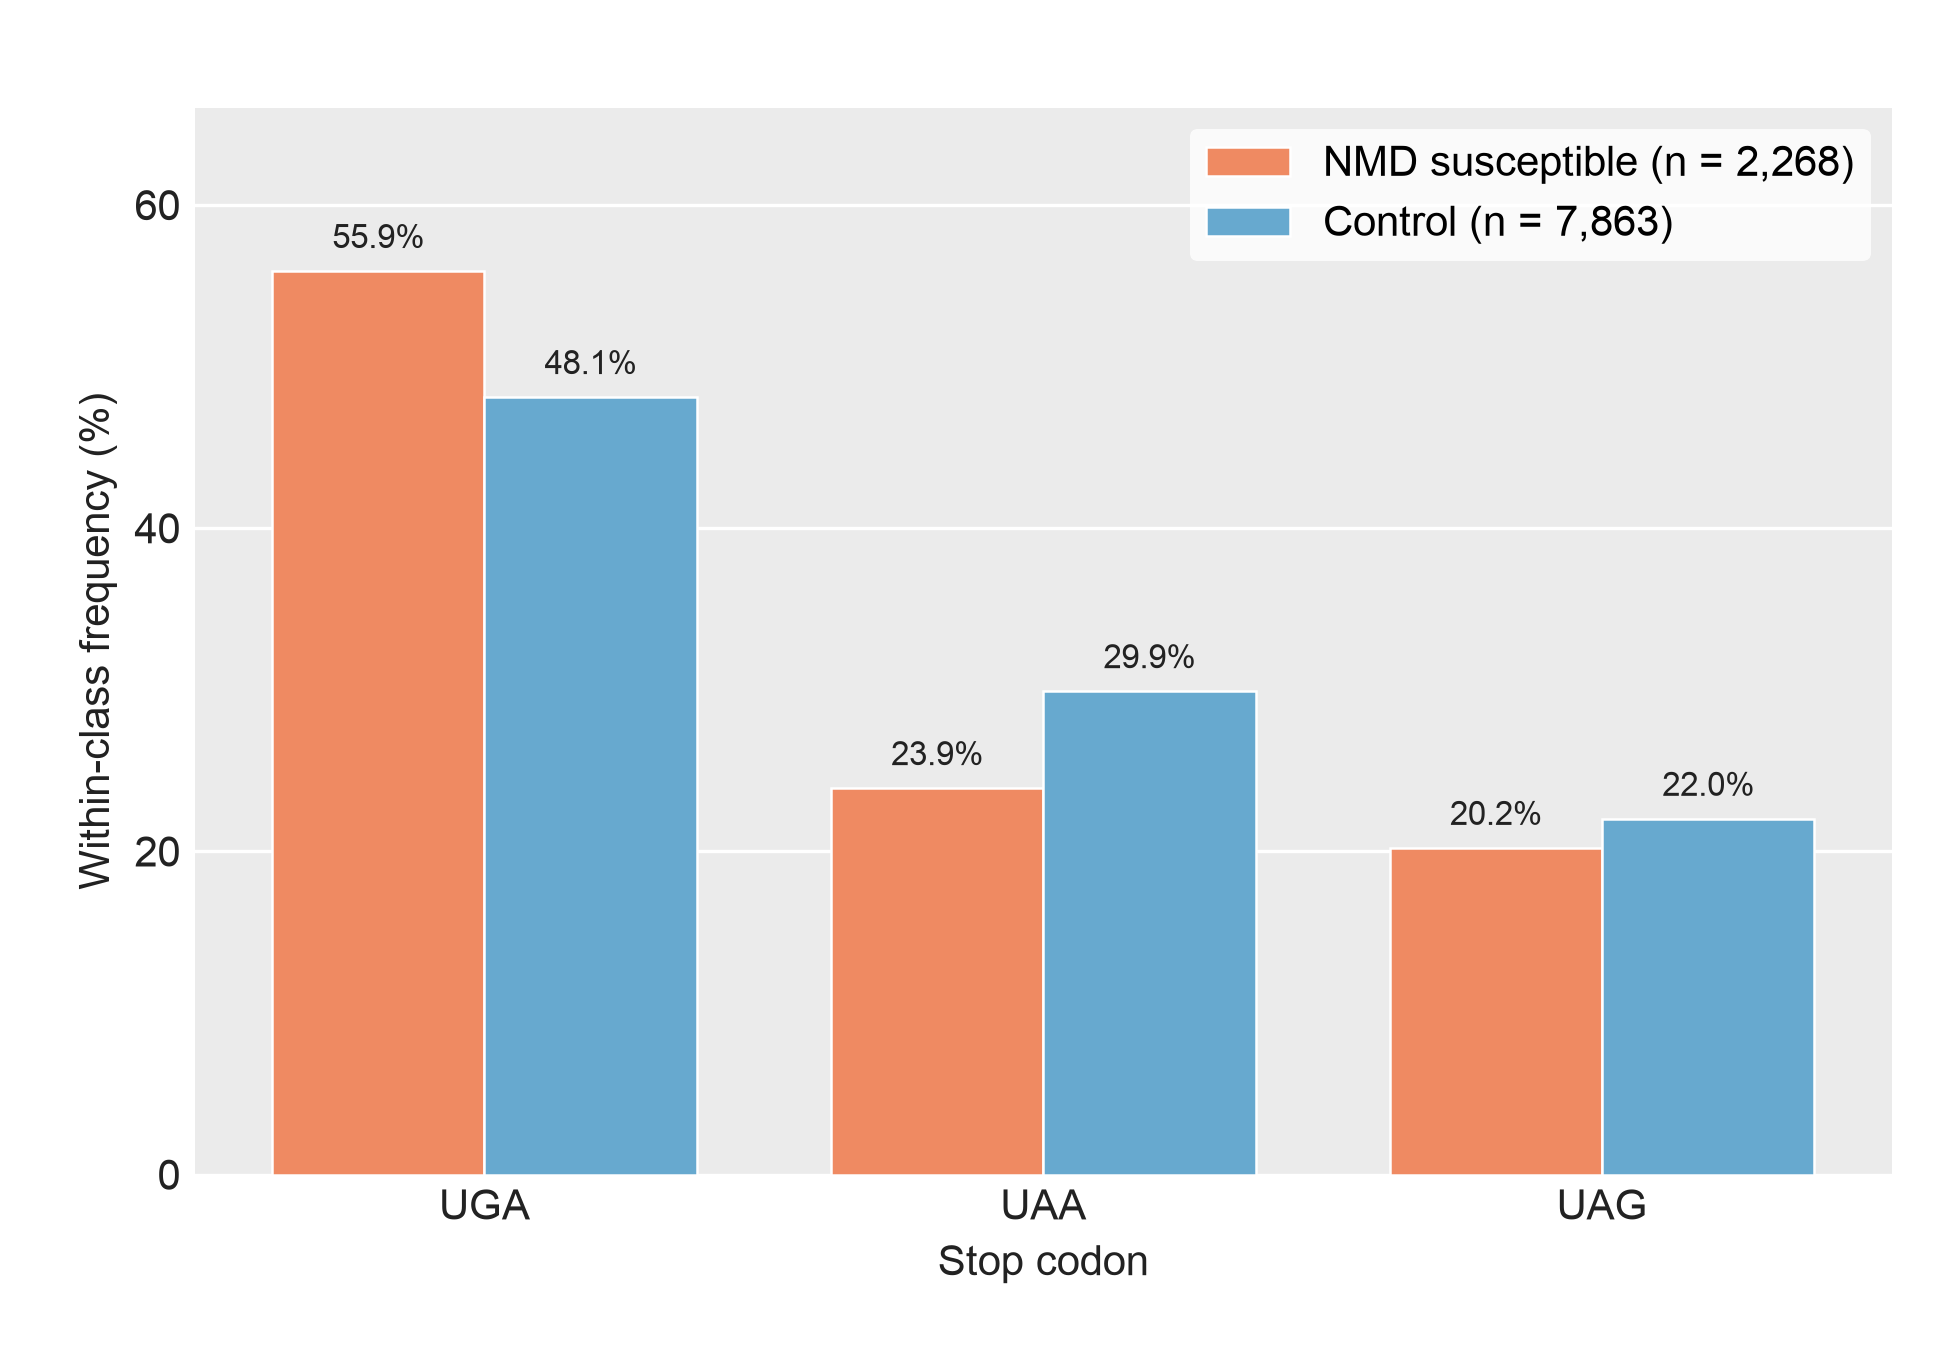

Generate this figure with Python:
"""
SF37 — Stop codon usage in NMD susceptible vs non-NMD isoforms.

Native render (replaces the earlier legacy-PNG placeholder that showed DNA-form
labels TGA/TAA/TAG and pre-bug-fix frequencies). Within-class frequency of the
three canonical stop codons (UGA / UAA / UAG) at the main (rank-0) ORF of each
transcript in the deep-learning model's held-out test set.

Data: NMD_orf_model_v5_4ct/results_4ct/stop_codon_freq_by_class_sf37.tsv — the
canonical per-class frequencies from the `fig4a-stop-codon-freq` chunk of
orf_model_report_v5.Rmd (rank-0 ORF stop codon from selected_orfs.tsv joined to
test-set predictions; post-2026-04-30 stop-codon column bug fix). n = 2,268 NMD
susceptible + 7,863 Control = 10,131 test transcripts.
"""
import sys
from pathlib import Path

import matplotlib.pyplot as plt
import numpy as np
import pandas as pd

HERE = Path(__file__).resolve()
LIB = HERE.parents[2] / "lib"
sys.path.insert(0, str(LIB))

from ggplot_style import (
    apply_ggplot_rcparams,
    style_axes_ggplot,
    docx_body_fs,
    render_and_validate,
    NMD_COLOR,
    CONTROL_COLOR,
    TITLE_C,
)
apply_ggplot_rcparams()

NATIVE_W = 6.5
BODY_FS = docx_body_fs(NATIVE_W)

DATA = Path("/Users/petecastaldi/claude_projects/NMD_orf_model_v5_4ct/"
            "results_4ct/stop_codon_freq_by_class_sf37.tsv")

CODON_ORDER = ["UGA", "UAA", "UAG"]


def main():
    df = pd.read_csv(DATA, sep="\t")

    def pcts(cls):
        s = df[df["class"] == cls].set_index("stop_codon")["pct"]
        return np.array([float(s[c]) for c in CODON_ORDER])

    nmd, ctrl = pcts("NMD"), pcts("Control")
    n_nmd = int(df.loc[df["class"] == "NMD", "class_total"].iloc[0])
    n_ctrl = int(df.loc[df["class"] == "Control", "class_total"].iloc[0])

    x = np.arange(len(CODON_ORDER))
    bw = 0.38

    fig, ax = plt.subplots(figsize=(NATIVE_W, 4.5))
    fig.subplots_adjust(left=0.10, right=0.97, top=0.92, bottom=0.13)
    style_axes_ggplot(ax, xgrid=False, ygrid=True)

    b_nmd = ax.bar(x - bw / 2, nmd, width=bw, color=NMD_COLOR, edgecolor="white",
                   linewidth=0.6, zorder=3,
                   label=f"NMD susceptible (n = {n_nmd:,})")
    b_ctrl = ax.bar(x + bw / 2, ctrl, width=bw, color=CONTROL_COLOR,
                    edgecolor="white", linewidth=0.6, zorder=3,
                    label=f"Control (n = {n_ctrl:,})")

    for bars, vals in [(b_nmd, nmd), (b_ctrl, ctrl)]:
        for rect, v in zip(bars, vals):
            ax.text(rect.get_x() + rect.get_width() / 2, v + 1.0, f"{v:.1f}%",
                    ha="center", va="bottom", fontsize=BODY_FS - 2, color=TITLE_C)

    ax.set_xticks(x)
    ax.set_xticklabels(CODON_ORDER, fontsize=BODY_FS, color=TITLE_C)
    ax.set_ylim(0, 66)
    ax.set_yticks([0, 20, 40, 60])
    ax.set_xlabel("Stop codon", fontsize=BODY_FS, color=TITLE_C)
    ax.set_ylabel("Within-class frequency (%)", fontsize=BODY_FS, color=TITLE_C)
    ax.tick_params(axis="y", labelsize=BODY_FS, colors=TITLE_C)
    ax.legend(loc="upper right", frameon=True, facecolor="white",
              edgecolor="none", fontsize=BODY_FS)

    render_and_validate(fig, HERE.parent / "figure_s_stop_codon_usage",
                        native_width_in=NATIVE_W)
    print(f"NMD n={n_nmd:,}, Control n={n_ctrl:,}")
    print(f"  UGA {nmd[0]}/{ctrl[0]}  UAA {nmd[1]}/{ctrl[1]}  UAG {nmd[2]}/{ctrl[2]}")


if __name__ == "__main__":
    main()
